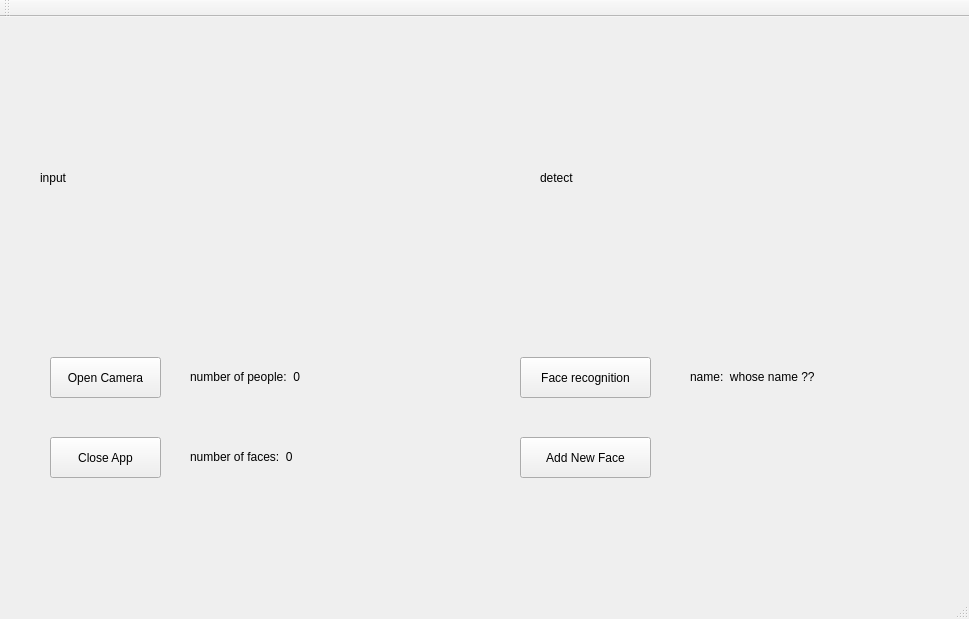
<?xml version="1.0" encoding="UTF-8"?>
<ui version="4.0">
 <class>MainWindow</class>
 <widget class="QMainWindow" name="MainWindow">
  <property name="geometry">
   <rect>
    <x>0</x>
    <y>0</y>
    <width>969</width>
    <height>619</height>
   </rect>
  </property>
  <property name="windowTitle">
   <string>MainWindow</string>
  </property>
  <widget class="QWidget" name="centralWidget">
   <widget class="QLabel" name="inputLabel">
    <property name="geometry">
     <rect>
      <x>40</x>
      <y>30</y>
      <width>351</width>
      <height>261</height>
     </rect>
    </property>
    <property name="text">
     <string>input</string>
    </property>
   </widget>
   <widget class="QLabel" name="detectLabel">
    <property name="geometry">
     <rect>
      <x>540</x>
      <y>30</y>
      <width>351</width>
      <height>261</height>
     </rect>
    </property>
    <property name="text">
     <string>detect</string>
    </property>
   </widget>
   <widget class="QPushButton" name="openCameraBtn">
    <property name="geometry">
     <rect>
      <x>50</x>
      <y>340</y>
      <width>111</width>
      <height>41</height>
     </rect>
    </property>
    <property name="text">
     <string>Open Camera</string>
    </property>
   </widget>
   <widget class="QPushButton" name="exitBtn">
    <property name="geometry">
     <rect>
      <x>50</x>
      <y>420</y>
      <width>111</width>
      <height>41</height>
     </rect>
    </property>
    <property name="text">
     <string>Close App</string>
    </property>
   </widget>
   <widget class="QPushButton" name="recognitionBtn">
    <property name="geometry">
     <rect>
      <x>520</x>
      <y>340</y>
      <width>131</width>
      <height>41</height>
     </rect>
    </property>
    <property name="text">
     <string>Face recognition</string>
    </property>
   </widget>
   <widget class="QPushButton" name="addFaceBtn">
    <property name="geometry">
     <rect>
      <x>520</x>
      <y>420</y>
      <width>131</width>
      <height>41</height>
     </rect>
    </property>
    <property name="text">
     <string>Add New Face</string>
    </property>
   </widget>
   <widget class="QLabel" name="peopleLabel">
    <property name="geometry">
     <rect>
      <x>190</x>
      <y>350</y>
      <width>151</width>
      <height>20</height>
     </rect>
    </property>
    <property name="text">
     <string>number of people:  0 </string>
    </property>
   </widget>
   <widget class="QLabel" name="facesLabel">
    <property name="geometry">
     <rect>
      <x>190</x>
      <y>430</y>
      <width>151</width>
      <height>20</height>
     </rect>
    </property>
    <property name="text">
     <string>number of faces:  0 </string>
    </property>
   </widget>
   <widget class="QLabel" name="nameLabel">
    <property name="geometry">
     <rect>
      <x>690</x>
      <y>350</y>
      <width>171</width>
      <height>20</height>
     </rect>
    </property>
    <property name="text">
     <string>name:  whose name ?? </string>
    </property>
   </widget>
  </widget>
  <widget class="QMenuBar" name="menuBar">
   <property name="geometry">
    <rect>
     <x>0</x>
     <y>0</y>
     <width>969</width>
     <height>25</height>
    </rect>
   </property>
  </widget>
  <widget class="QToolBar" name="mainToolBar">
   <attribute name="toolBarArea">
    <enum>TopToolBarArea</enum>
   </attribute>
   <attribute name="toolBarBreak">
    <bool>false</bool>
   </attribute>
  </widget>
  <widget class="QStatusBar" name="statusBar"/>
 </widget>
 <layoutdefault spacing="6" margin="11"/>
 <resources/>
 <connections/>
</ui>
